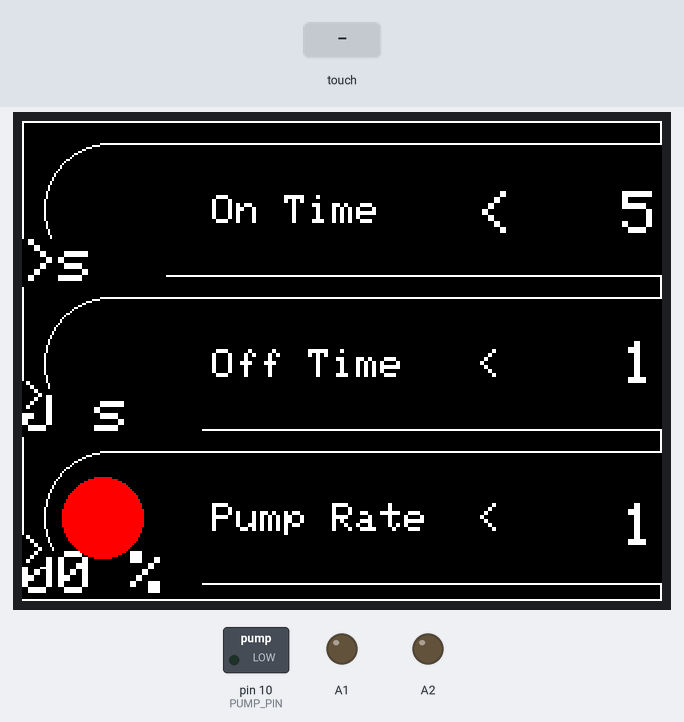
A program run on a simulated Arduino Uno, built with avr-gcc and run on an emulated ATmega328P. Shown: 320×240 colour display, switched loads named in the program (green lamp = pin HIGH), output pins drawn as LEDs (lit = HIGH). Inputs (shaded band) come from the test bench. EEPROM starts erased.

Above: at 1.5 s.
1.6 s: touch panel pressed at 62 % / 30 % of its raw x / y range
At 2.5 s:
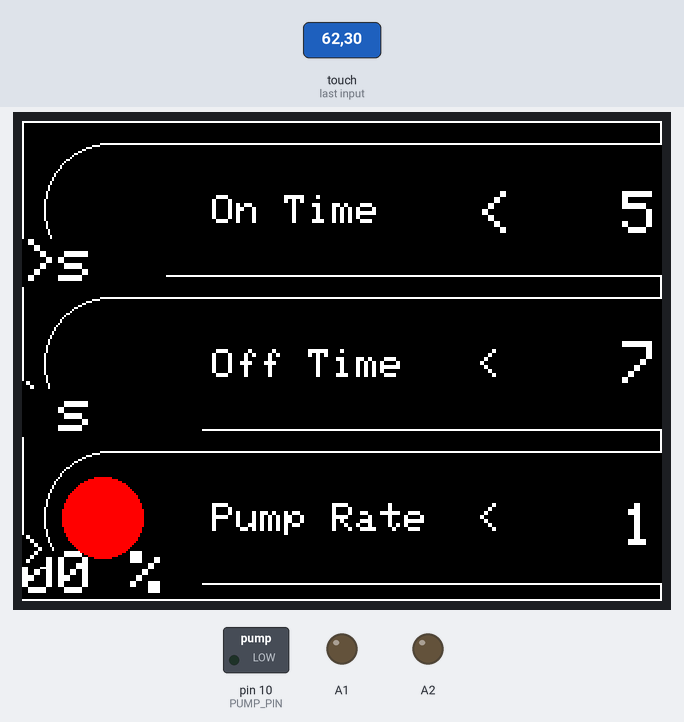
3.2 s: touch panel pressed at 62 % / 30 % of its raw x / y range
At 5.9 s:
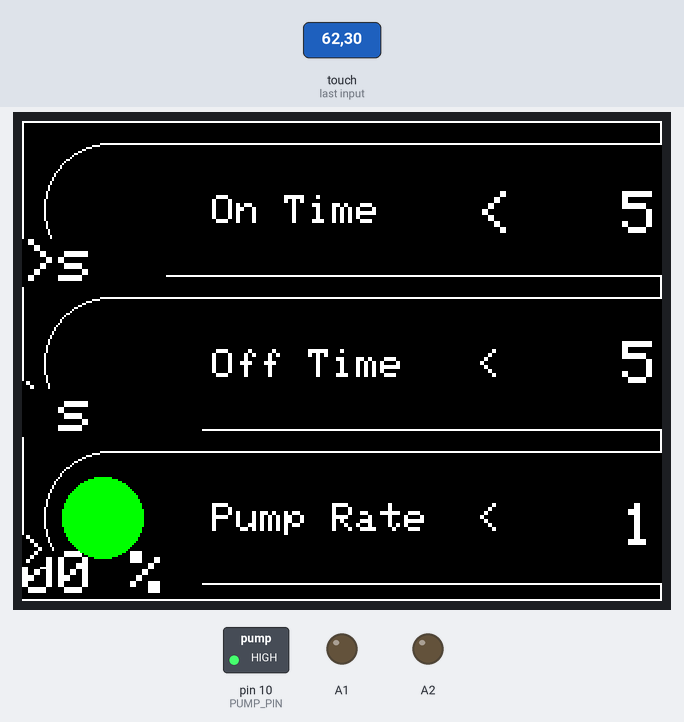
6.2 s: touch panel pressed at 87 % / 30 % of its raw x / y range
At 7.3 s:
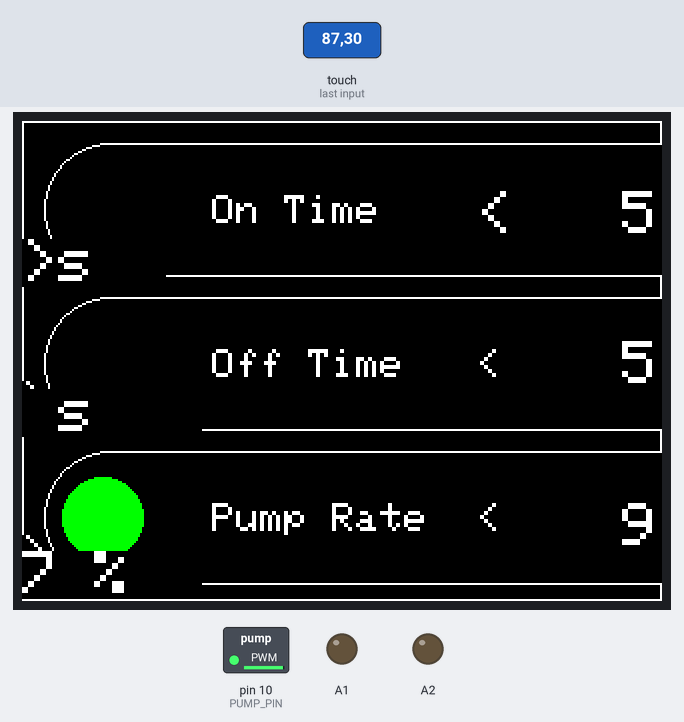
Timing chart, 0 to 16.5 s (numbered marks = the images above; inputs shaded):
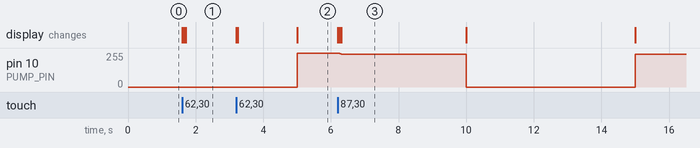

Measured:
- after the input at 1.6 s, the display: first changes at once (image 1 shows a later state)
- after the input at 3.2 s, pin 10 (PUMP_PIN): 0/255 → 255/255 after 1.8 s; the display: first changes at once (image 2 shows a later state)
- after the input at 6.2 s, the display: first changes at once (image 3 shows a later state)

The program:

main.cpp
```cpp
#include <EEPROM.h>
#include <Arduino.h>
#include <Adafruit_GFX.h>
#include <MCUFRIEND_kbv.h>
#include <TouchScreen.h>

// declare touchscreen range raw data limits
#define TS_MINX 190 // stores touchscreen x min value
#define  TS_MAXX 920 // stores touchscreen x max value
#define  TS_MINY 960 // stores touchscreen y min value
#define  TS_MAXY 190 // stores touchscreen y max value

// Define touchscreen colors
#define RED 63488
#define BLUE 31
#define CYAN 2047
#define GREEN 2016
#define WHITE 65535
#define BLEEN 1748
#define BLACK 0
#define ORANGE 64512
#define YELLOW 65504
#define MAGENTA 63519
#define DARK_BLUE 7
#define DARK_GREY 2145
#define LIGHT_BLUE 40443
#define LIGHT_GREY 63390
#define MEDIUM_GREY 50712
#define LIGHT_YELLOW 65519

// Define pins
#define PUMP_PIN 10

// Define behaviour
#define CONTROL_TIME_MIN 5 // seconds
#define CONTROL_TIME_MAX 45 // seconds
#define PUMP_MIN_PERCENT 50 // %
#define PUMP_MAX_PERCENT 100 // %
#define TOUCH_ACTION_DELAY 50 // ms
#define SAVE_NOTIFICATION_DELAY 2500 // ms

// Config definition
#define CONFIG_VERSION "V2"
typedef struct
{
  char version[5];
  unsigned int on_time;
  unsigned int off_time;
  unsigned int pump_on_percentage;
} configuration_type;

// Global configuration instance
configuration_type CONFIGURATION = {
  CONFIG_VERSION,
  5,
  10,
  100
};

// TFT display
MCUFRIEND_kbv tft; // create tft object
TouchScreen ts = TouchScreen(6, A1, A2, 7, 330); //create touchscreen object and initialize it
TSPoint p;

// Global control variables
bool isPumpOn = false;
bool isTouching = false;
bool savedSettings = true;
bool showSavedConfig = false;
unsigned long lastPumpStateSwitch = millis();
unsigned long lastSavedConfig = millis();

void updateOnTime() {
  tft.setTextSize(3); // set text size (1-4)
  tft.setCursor(300, 35); // set cursor position (right(x), down(y))
  tft.print(String(CONFIGURATION.on_time) + " s  "); // print to screen
}

void updateOffTime() {
  tft.setTextSize(3); // set text size
  tft.setCursor(300, 110); // set cursor position
  tft.print(String(CONFIGURATION.off_time) + " s  ");
}

void updatePumpOnPercentage() {
  tft.setTextSize(3); // set text size
  tft.setCursor(300, 191); // set cursor position
  tft.print(String(CONFIGURATION.pump_on_percentage) + " % ");
}

void updatePumpIndicator() {
  if(isPumpOn) {
    tft.fillCircle(40, 198, 20, GREEN);
  } else {
    tft.fillCircle(40, 198, 20, RED);
  }
}

void updateSaveButton() {
  // Manage previous saved state
  static bool prevSaved = false;

  if(prevSaved != savedSettings) {
    tft.setTextSize(3); // set text size (1-4)
    tft.setCursor(350, 265); // set cursor position (right(x), down(y))
    if(!savedSettings) {
      tft.print("Save!"); // print to screen
    } else {
      tft.print("Saved"); // print to screen
    }
  }
  prevSaved = savedSettings;
}

void updateSavedNotification() {
  // Define notification state management
  static bool prevShowing = false;

  // Time the notification out
  if(prevShowing && ((lastSavedConfig + SAVE_NOTIFICATION_DELAY) <= millis() || !savedSettings)) {
    showSavedConfig = false;
  }

  // Update the notification
  if(prevShowing != showSavedConfig) {
    tft.setTextColor(GREEN, BLACK);
    tft.setTextSize(3); // set text size
    tft.setCursor(100, 262); // set cursor position
    if(showSavedConfig) {
      tft.print("Saved!");
    } else {
      tft.print("      ");
    }
    tft.setTextColor(WHITE, BLACK);
  }
  prevShowing = showSavedConfig;
}

void initTFT() {
  tft.reset();
  tft.begin(tft.readID());  //ILI9488  320x480  ID=0x9488  // set tft rotation to landscape
  tft.setRotation(1);
  tft.fillScreen(BLACK);

  tft.setTextSize(2); // set text size (1-4)
  tft.setTextColor(WHITE, BLACK); // set text color (foreground, background)

  // border rectangle around entire screen
  tft.drawRect(0, 0, tft.width(), tft.height(), WHITE); // draw rectangle (right(x), down(y), width, height, color)

  // On Time
  tft.fillRoundRect(11, 11, 458, 67, 33, BLACK); // draw rectangle (right(x), down(y), width, height, color)
  tft.drawRoundRect(11, 11, 458, 67, 33, WHITE); // draw rectangle (right(x), down(y), width, height, color)
  tft.setCursor(95, 37); // set cursor position (right(x), down(y))
  tft.print("On Time"); // print to screen
  updateOnTime();
  tft.setCursor(227, 35); // set cursor position (right(x), down(y))
  tft.print("<"); // print to screen
  tft.setCursor(432, 35); // set cursor position (right(x), down(y))
  tft.print(">"); // print to screen

  // Off Time
  tft.fillRoundRect(11, 88, 458, 67, 33, BLACK); // draw rectangle (right(x), down(y), width, height, color)
  tft.drawRoundRect(11, 88, 458, 67, 33, WHITE); // draw rectangle (right(x), down(y), width, height, color)
  tft.setTextSize(2); // set text size (1-4)
  tft.setCursor(95, 114); // set cursor position (right(x), down(y))
  tft.print("Off Time"); // print to screen
  tft.setCursor(227, 114); // set cursor position (right(x), down(y))
  tft.print("<"); // print to screen
  updateOffTime();
  tft.setTextSize(2); // set text size (1-4)
  tft.setCursor(432, 114); // set cursor position (right(x), down(y))
  tft.print(">"); // print to screen

  // Pump on percentage
  tft.fillRoundRect(11, 165, 458, 67, 33, BLACK); // draw rectangle (right(x), down(y), width, height, color)
  tft.drawRoundRect(11, 165, 458, 67, 33, WHITE); // draw rectangle (right(x), down(y), width, height, color)
  tft.setTextSize(2); // set text size (1-4)
  tft.setCursor(95, 191); // set cursor position (right(x), down(y))
  tft.print("Pump Rate"); // print to screen
  tft.setCursor(227, 191); // set cursor position (right(x), down(y))
  tft.print("<"); // print to screen
  updatePumpOnPercentage();
  tft.setTextSize(2); // set text size (1-4)
  tft.setCursor(432, 191); // set cursor position (right(x), down(y))
  tft.print(">"); // print to screen

  // Pump indicator
  updatePumpIndicator();

  // Save config button
  tft.fillRoundRect(320, 242, 150, 67, 33, BLACK); // draw rectangle (right(x), down(y), width, height, color)
  tft.drawRoundRect(320, 242, 150, 67, 33, WHITE); // draw rectangle (right(x), down(y), width, height, color)
  updateSaveButton();
}

int loadConfig()
{
  // Check the version, load (overwrite) the local configuration struct
  if (EEPROM.read(0) == CONFIG_VERSION[0] &&
      EEPROM.read(1) == CONFIG_VERSION[1] &&
      EEPROM.read(2) == CONFIG_VERSION[2]) {
    for (unsigned int i = 0; i < sizeof(CONFIGURATION); i++) {
      *((char*)&CONFIGURATION + i) = EEPROM.read(i);
    }
    return 1;
  }
  return 0;
}

void saveConfig()
{
  // save the CONFIGURATION in to EEPROM
  for (unsigned int i = 0; i < sizeof(CONFIGURATION); i++) {
    EEPROM.write(i, *((char*)&CONFIGURATION + i));
  }

  // Show the save notification
  savedSettings = true;
  lastSavedConfig = millis();
  showSavedConfig = true;
  updateSavedNotification();
}

void setup() {
  // Load config
  EEPROM.begin();
  if(!loadConfig()) {
    saveConfig();
  }

  // Initialize pump control
  pinMode(PUMP_PIN, OUTPUT);
  analogWrite(PUMP_PIN, 0);

  // Initialize TFT
  initTFT();
}

void getTouchPoint() {
  // set touchscreen point p as current point
  p = ts.getPoint();
  pinMode(A1, OUTPUT);
  pinMode(A2, OUTPUT);

  // used to swap x/y coordinates due to screen rotation
  int x = p.y;
  int y = p.x;
  p.x = map(x, TS_MINX, TS_MAXX, tft.width(), 0);
  p.y = map(y, TS_MINY, TS_MAXY, tft.height(), 0);
}

void performTouch() {
  // Touch management variables
  static bool wasTouching = false;
  static unsigned long lastAction = millis();

  // check if the screen is being touched
  if (p.z > ts.pressureThreshhold) {
    isTouching = true;
    if((lastAction + TOUCH_ACTION_DELAY) <= millis()) {
      if(p.x > 200 && p.x < 267) {
        if (p.y > 12 && p.y < 79) { // Decrease on time
          if(CONFIGURATION.on_time > CONTROL_TIME_MIN) {
            CONFIGURATION.on_time -= 1;
            updateOnTime();
            savedSettings = false;
          }
        } else  if (p.y > 91 && p.y < 158) { // Decrease off time
          if(CONFIGURATION.off_time > CONTROL_TIME_MIN) {
            CONFIGURATION.off_time -= 1;
            updateOffTime();
            savedSettings = false;
          }
        } else  if (p.y > 168 && p.y < 235) { // Decrease pump on percentage
          if(CONFIGURATION.pump_on_percentage > PUMP_MIN_PERCENT) {
            CONFIGURATION.pump_on_percentage -= 1;
            updatePumpOnPercentage();
            savedSettings = false;
          }
        }
      } else if(p.x > 402 && p.x < 469) {
        if (p.y > 12 && p.y < 79) { // Increase on time
          if(CONFIGURATION.on_time < CONTROL_TIME_MAX) {
            CONFIGURATION.on_time += 1;
            updateOnTime();
            savedSettings = false;
          }
        } else if (p.y > 91 && p.y < 158) { // Increase off time
          if(CONFIGURATION.off_time < CONTROL_TIME_MAX) {
            CONFIGURATION.off_time += 1;
            updateOffTime();
            savedSettings = false;
          }
        } else if (p.y > 168 && p.y < 235) { // Increase pump on percentage
          if(CONFIGURATION.pump_on_percentage < PUMP_MAX_PERCENT) {
            CONFIGURATION.pump_on_percentage += 1;
            updatePumpOnPercentage();
            savedSettings = false;
          }
        } else if(p.x > 320 && p.x < 470 && p.y > 242 && p. y < 309) { // Save config
          if(!wasTouching && !savedSettings) {
            saveConfig();
          }
        }
      }
      lastAction = millis();
    }
  } else {
    isTouching = false;
  }
  wasTouching = isTouching;
}

void operatePump() {
  // Manage previous pump state
  static bool prevPumpOn = !isPumpOn;
  static unsigned int prevPumpPercent;

  // Calculate next state change delay in ms, trigger pump state switch
  unsigned long nextStateChange = (isPumpOn ? CONFIGURATION.on_time : CONFIGURATION.off_time) * 1000;
  if((lastPumpStateSwitch + nextStateChange) <= millis()) {
    isPumpOn = !isPumpOn;
    lastPumpStateSwitch = millis();
  }

  // Change the pump state
  if(prevPumpOn != isPumpOn) {
    if(isPumpOn) {
      // Switch pump on at specified rate
      unsigned int pumpDuty = 255 * (CONFIGURATION.pump_on_percentage / 100.0);
      analogWrite(PUMP_PIN, pumpDuty);
    } else {
      // Turn the pump off
      analogWrite(PUMP_PIN, 0);
    }
    updatePumpIndicator();
  }

  // Update the duty cycle
  if(prevPumpPercent != CONFIGURATION.pump_on_percentage && isPumpOn) {
    unsigned int pumpDuty = 255 * (CONFIGURATION.pump_on_percentage / 100.0);
    analogWrite(PUMP_PIN, pumpDuty);
  }
  prevPumpOn = isPumpOn;
  prevPumpPercent = CONFIGURATION.pump_on_percentage;
}

void loop() {
  // gets the touch screen point
  getTouchPoint();

  // Performs touch interaction
  performTouch();

  // GUI saved state
  updateSaveButton();
  updateSavedNotification();

  // Operate the pump
  operatePump();
}
```
